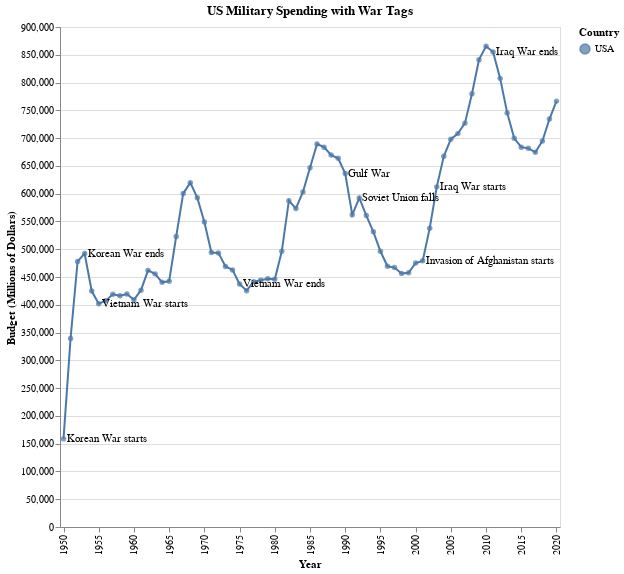

Notebook cell for this chart:
### Code cell
import altair as alt
from altair_saver import save
import importlib
import Sipri
from vega_datasets import data
from IPython.display import display, HTML

importlib.reload(Sipri)
sipri = Sipri.Sipri("C:/Users/mille/PycharmProjects/VisualizingPower/venv/Include/SIPRI-Milex-data-1949-2020_0.xlsx")

meaningful_world = list(range(1992, 2021))


#War Chart

labels = sipri.get_labels_from_dict({1950: "Korean War starts",
                             1953: "Korean War ends",
                             1955: "Vietnam War starts",
                             1975: "Vietnam War ends",
                             1990: "Gulf War",
                             1992: "Soviet Union falls",
                             2001: "Invasion of Afghanistan starts",
                             2003: "Iraq War starts",
                             2011: "Iraq War ends",
                             2022: "Invasion of Afghanistan ends"}, list(range(1950, 2021)))
us_budget_line, us_budget_df = sipri.budget_line_chart(["USA"], 'US Military Spending with War Tags',list(range(1950, 2021, 5)), 2021, labels)
us_budget_line

### Figure 1 — Vega-Lite specification as saved in the notebook (floating-point values rounded to 4 significant figures)
{"config": {"view": {"continuousWidth": 400, "continuousHeight": 300}}, "layer": [{"mark": "line", "encoding": {"color": {"type": "nominal", "field": "Country"}, "x": {"type": "ordinal", "axis": {"values": [1950, 1955, 1960, 1965, 1970, 1975, 1980, 1985, 1990, 1995, 2000, 2005, 2010, 2015, 2020, 2021]}, "field": "Year"}, "y": {"type": "quantitative", "field": "Budget", "title": "Budget (Millions of Dollars)"}}, "height": 500, "title": "US Military Spending with War Tags", "width": 500}, {"mark": "circle", "encoding": {"color": {"type": "nominal", "field": "Country"}, "x": {"type": "ordinal", "axis": {"values": [1950, 1955, 1960, 1965, 1970, 1975, 1980, 1985, 1990, 1995, 2000, 2005, 2010, 2015, 2020, 2021]}, "field": "Year"}, "y": {"type": "quantitative", "field": "Budget", "title": "Budget (Millions of Dollars)"}}, "height": 500, "title": "US Military Spending with War Tags", "width": 500}, {"mark": {"type": "text", "align": "left", "baseline": "middle", "color": "black", "dx": 3}, "encoding": {"text": {"type": "nominal", "field": "Labels"}, "x": {"type": "ordinal", "axis": {"values": [1950, 1955, 1960, 1965, 1970, 1975, 1980, 1985, 1990, 1995, 2000, 2005, 2010, 2015, 2020, 2021]}, "field": "Year"}, "y": {"type": "quantitative", "field": "Budget", "title": "Budget (Millions of Dollars)"}}, "height": 500, "title": "US Military Spending with War Tags", "width": 500}], "data": {"name": "data-103214d779d5c917d53aa1a265f8e85a"}, "$schema": "https://vega.github.io/schema/vega-lite/v4.8.1.json", "datasets": {"data-103214d779d5c917d53aa1a265f8e85a": [{"Year": 1950, "Country": "USA", "Budget": 158600.0, "Labels": "Korean War starts"}, {"Year": 1951, "Country": "USA", "Budget": 339400.0, "Labels": ""}, {"Year": 1952, "Country": "USA", "Budget": 478100.0, "Labels": ""}, {"Year": 1953, "Country": "USA", "Budget": 492200.0, "Labels": "Korean War ends"}, {"Year": 1954, "Country": "USA", "Budget": 424700.0, "Labels": ""}, {"Year": 1955, "Country": "USA", "Budget": 402000.0, "Labels": "Vietnam War starts"}, {"Year": 1956, "Country": "USA", "Budget": 407300.0, "Labels": ""}, {"Year": 1957, "Country": "USA", "Budget": 418900.0, "Labels": ""}, {"Year": 1958, "Country": "USA", "Budget": 416400.0, "Labels": ""}, {"Year": 1959, "Country": "USA", "Budget": 419300.0, "Labels": ""}, {"Year": 1960, "Country": "USA", "Budget": 409000.0, "Labels": ""}, {"Year": 1961, "Country": "USA", "Budget": 426300.0, "Labels": ""}, {"Year": 1962, "Country": "USA", "Budget": 461900.0, "Labels": ""}, {"Year": 1963, "Country": "USA", "Budget": 455600.0, "Labels": ""}, {"Year": 1964, "Country": "USA", "Budget": 440400.0, "Labels": ""}, {"Year": 1965, "Country": "USA", "Budget": 442400.0, "Labels": ""}, {"Year": 1966, "Country": "USA", "Budget": 523100.0, "Labels": ""}, {"Year": 1967, "Country": "USA", "Budget": 600500.0, "Labels": ""}, {"Year": 1968, "Country": "USA", "Budget": 619800.0, "Labels": ""}, {"Year": 1969, "Country": "USA", "Budget": 592600.0, "Labels": ""}, {"Year": 1970, "Country": "USA", "Budget": 549200.0, "Labels": ""}, {"Year": 1971, "Country": "USA", "Budget": 494100.0, "Labels": ""}, {"Year": 1972, "Country": "USA", "Budget": 493400.0, "Labels": ""}, {"Year": 1973, "Country": "USA", "Budget": 468900.0, "Labels": ""}, {"Year": 1974, "Country": "USA", "Budget": 462800.0, "Labels": ""}, {"Year": 1975, "Country": "USA", "Budget": 437300.0, "Labels": "Vietnam War ends"}, {"Year": 1976, "Country": "USA", "Budget": 425400.0, "Labels": ""}, {"Year": 1977, "Country": "USA", "Budget": 441500.0, "Labels": ""}, {"Year": 1978, "Country": "USA", "Budget": 444300.0, "Labels": ""}, {"Year": 1979, "Country": "USA", "Budget": 446800.0, "Labels": ""}, {"Year": 1980, "Country": "USA", "Budget": 445800.0, "Labels": ""}, {"Year": 1981, "Country": "USA", "Budget": 496600.0, "Labels": ""}, {"Year": 1982, "Country": "USA", "Budget": 587300.0, "Labels": ""}, {"Year": 1983, "Country": "USA", "Budget": 573500.0, "Labels": ""}, {"Year": 1984, "Country": "USA", "Budget": 603200.0, "Labels": ""}, {"Year": 1985, "Country": "USA", "Budget": 646700.0, "Labels": ""}, {"Year": 1986, "Country": "USA", "Budget": 689400.0, "Labels": ""}, {"Year": 1987, "Country": "USA", "Budget": 683700.0, "Labels": ""}, {"Year": 1988, "Country": "USA", "Budget": 669400.0, "Labels": ""}, {"Year": 1989, "Country": "USA", "Budget": 663800.0, "Labels": ""}, {"Year": 1990, "Country": "USA", "Budget": 636200.0, "Labels": "Gulf War"}, {"Year": 1991, "Country": "USA", "Budget": 562000.0, "Labels": ""}, {"Year": 1992, "Country": "USA", "Budget": 592200.0, "Labels": "Soviet Union falls"}, {"Year": 1993, "Country": "USA", "Budget": 560500.0, "Labels": ""}, {"Year": 1994, "Country": "USA", "Budget": 531400.0, "Labels": ""}, {"Year": 1995, "Country": "USA", "Budget": 496400.0, "Labels": ""}, {"Year": 1996, "Country": "USA", "Budget": 469400.0, "Labels": ""}, {"Year": 1997, "Country": "USA", "Budget": 466900.0, "Labels": ""}, {"Year": 1998, "Country": "USA", "Budget": 456400.0, "Labels": ""}, {"Year": 1999, "Country": "USA", "Budget": 457500.0, "Labels": ""}, {"Year": 2000, "Country": "USA", "Budget": 475200.0, "Labels": ""}, {"Year": 2001, "Country": "USA", "Budget": 479100.0, "Labels": "Invasion of Afghanistan starts"}, {"Year": 2002, "Country": "USA", "Budget": 537900.0, "Labels": ""}, {"Year": 2003, "Country": "USA", "Budget": 612200.0, "Labels": "Iraq War starts"}, {"Year": 2004, "Country": "USA", "Budget": 667300.0, "Labels": ""}, {"Year": 2005, "Country": "USA", "Budget": 698000.0, "Labels": ""}, {"Year": 2006, "Country": "USA", "Budget": 708100.0, "Labels": ""}, {"Year": 2007, "Country": "USA", "Budget": 727000.0, "Labels": ""}, {"Year": 2008, "Country": "USA", "Budget": 779900.0, "Labels": ""}, {"Year": 2009, "Country": "USA", "Budget": 841200.0, "Labels": ""}, {"Year": 2010, "Country": "USA", "Budget": 865300.0, "Labels": ""}, {"Year": 2011, "Country": "USA", "Budget": 855000.0, "Labels": "Iraq War ends"}, {"Year": 2012, "Country": "USA", "Budget": 807500.0, "Labels": ""}, {"Year": 2013, "Country": "USA", "Budget": 745400.0, "Labels": ""}, {"Year": 2014, "Country": "USA", "Budget": 699600.0, "Labels": ""}, {"Year": 2015, "Country": "USA", "Budget": 683700.0, "Labels": ""}, {"Year": 2016, "Country": "USA", "Budget": 681600.0, "Labels": ""}, {"Year": 2017, "Country": "USA", "Budget": 674600.0, "Labels": ""}, {"Year": 2018, "Country": "USA", "Budget": 694900.0, "Labels": ""}, {"Year": 2019, "Country": "USA", "Budget": 734300.0, "Labels": ""}, {"Year": 2020, "Country": "USA", "Budget": 766600.0, "Labels": ""}]}}
